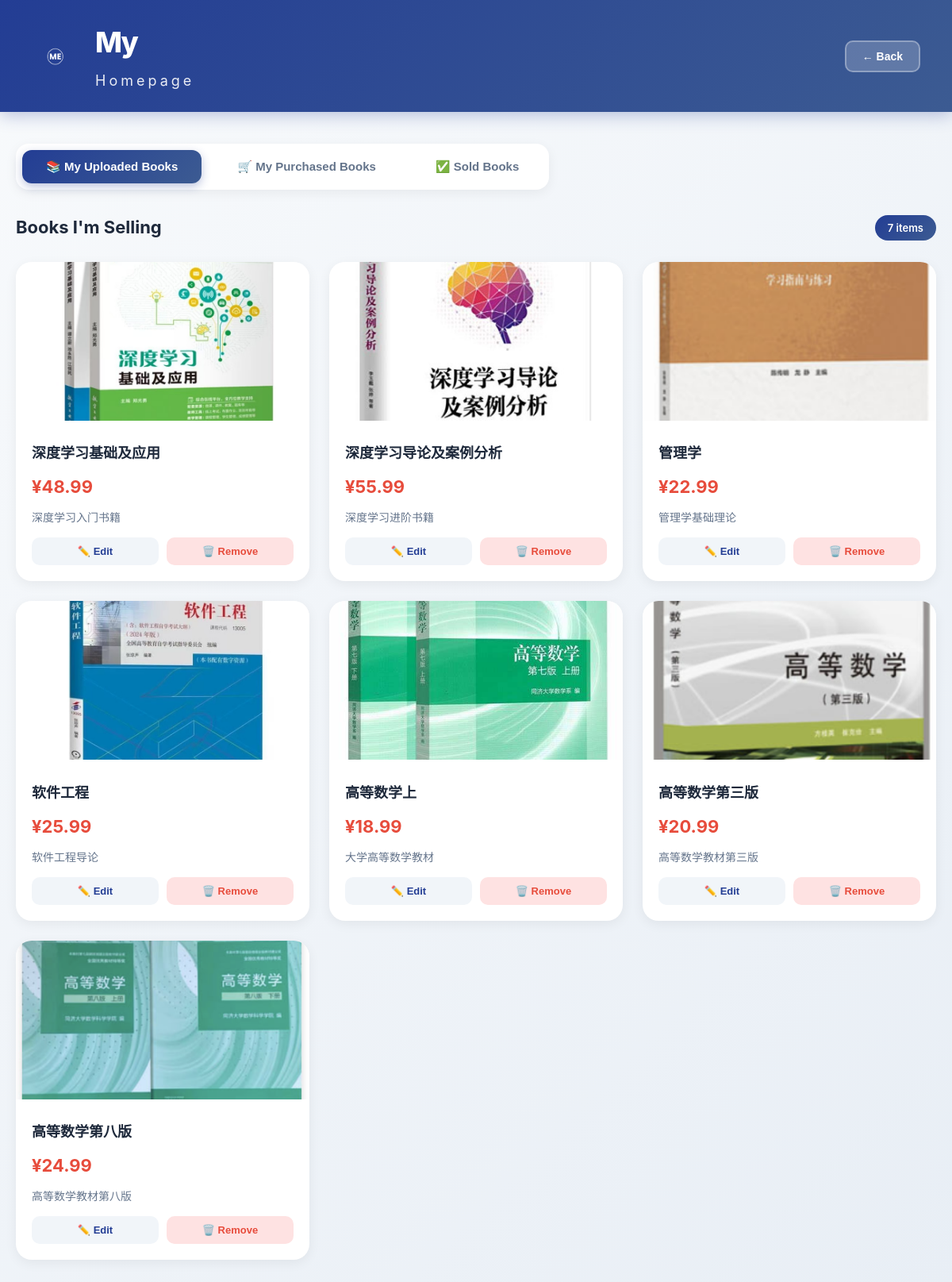
Page /homepage (signed in) on the committed database.
### app.py (models this page shows)
class Product(db.Model):
    __tablename__ = 'products'
    id = db.Column(db.Integer, primary_key=True)
    name = db.Column(db.String(80), nullable=False)
    price = db.Column(db.Float, nullable=False)
    description = db.Column(db.String(200), nullable=False)
    degree_of_wear = db.Column(db.String(80), nullable=False)
    image = db.Column(db.String(200), nullable=False)  # 存储文件路径
    created_at = db.Column(db.DateTime, default=db.func.current_timestamp())
    seller_contact = db.Column(db.String(200))  # 卖家联系方式
    is_sold = db.Column(db.Boolean, default=False)  # 是否已售出
    buyer_id = db.Column(db.Integer)  # 购买者ID
    user_id = db.Column(db.Integer)  # 上传者ID

### app.py (the view)
@app.route('/homepage')
def homepage():
    user_id = session.get('user_id')
    if not user_id:
        return redirect(url_for('login'))
    uploaded_products = Product.query.filter_by(user_id=user_id).all()
    sold_products = Product.query.filter_by(user_id=user_id, is_sold=True).all()
    orders = Order.query.filter_by(user_id=user_id).all()
    return render_template('homepage.html', uploaded_products=uploaded_products, sold_products=sold_products, orders=orders)

### templates/homepage.html (shortened to what this page needs)
<!DOCTYPE html>
<html lang="zh-CN">
<head>
    <link rel="stylesheet" href="{{ url_for('static', filename='css/homepage.css') }}">
</head>
<body>
    <header>
        <div class="header-content">
            <div class="logo-section">
                <img src="{{ url_for('static', filename='images/white-MElogo.png') }}" alt="Logo" class="logo">
                <div class="title-group">
                    <h1>My</h1>
                    <h2>Homepage</h2>
                </div>
            </div>
            <button class="back-btn" onclick="goBack()">← Back</button>
        </div>
    </header>
    <div class="main-container">
        <div class="tabs">
            <button class="tab-btn active" onclick="switchTab('uploaded')">📚 My Uploaded Books</button>
            <button class="tab-btn" onclick="switchTab('purchased')">🛒 My Purchased Books</button>
            <button class="tab-btn" onclick="switchTab('sold')">✅ Sold Books</button>
        </div>
        <div id="uploaded-tab" class="tab-content active">
            <div class="section-header">
                <h3>Books I'm Selling</h3>
                <span class="count">{{ uploaded_products|length }} items</span>
            </div>
            {% if uploaded_products %}
            <div class="products-grid">
                {% for product in uploaded_products %}
                <div class="product-card">
                    <div class="product-image">
                        {% if product.image %}
                        {% set img_path = (product.image | replace('\\', '/')) %}
                        {% set static_rel = img_path.replace('static/', '') %}
                        <img src="{{ url_for('static', filename=static_rel) }}" alt="Book Cover">
                        {% else %}
                        <img src="{{ url_for('static', filename='images/book1.png') }}" alt="Book Cover">
                        {% endif %}
                    </div>
                    <div class="product-info">
                        <h4>{{ product.name }}</h4>
                        <p class="price">¥{{ "%.2f"|format(product.price or 0.0) }}</p>
                        <p class="desc">{{ product.description or '' }}</p>
                        <div class="actions">
                            <button class="edit-btn" onclick="editProduct({{ product.id }})">✏️ Edit</button>
                            <button class="delete-btn" onclick="deleteProduct({{ product.id }})">🗑️ Remove</button>
                        </div>
                    </div>
                </div>
                {% endfor %}
            </div>
            {% else %}
            <div class="empty-state">
                <div class="empty-icon">📭</div>
                <p>No books uploaded yet</p>
                <a href="{{ url_for('upload') }}" class="upload-link">Upload your first book</a>
            </div>
            {% endif %}
        </div>
    </div>
</body>
</html>

### static/css/homepage.css (style rules this page uses)
body { font-family: 'Inter', -apple-system, BlinkMacSystemFont, 'Segoe UI', Roboto, sans-serif; margin: 0; padding: 0; min-height: 100vh; background: linear-gradient(135deg, #f8fafc 0%, #e8eef5 100%); }
header { background: linear-gradient(135deg, #233D94 0%, #3C5B92 100%); color: white; padding: 25px 40px; box-shadow: 0 4px 20px rgba(35, 61, 148, 0.3); }
.header-content { display: flex; justify-content: space-between; align-items: center; max-width: 1400px; margin: 0 auto; }
.logo-section { display: flex; align-items: center; gap: 20px; }
.logo { width: 60px; height: auto; }
.title-group h1 { font-size: 36px; font-weight: 800; margin: 0; letter-spacing: -2px; }
.title-group h2 { font-size: 18px; font-weight: 400; margin: 5px 0 0 0; opacity: 0.9; letter-spacing: 4px; }
.back-btn { padding: 10px 20px; background: rgba(255, 255, 255, 0.2); color: white; border: 2px solid rgba(255, 255, 255, 0.3); border-radius: 10px; font-size: 14px; font-weight: 600; cursor: pointer; transition: all 0.3s ease; }
.main-container { max-width: 1400px; margin: 40px auto; padding: 0 20px; }
.tabs { display: flex; gap: 15px; margin-bottom: 30px; background: white; padding: 8px; border-radius: 16px; box-shadow: 0 4px 15px rgba(0, 0, 0, 0.06); width: fit-content; }
.tab-btn { padding: 12px 30px; background: transparent; border: none; border-radius: 12px; font-size: 15px; font-weight: 600; cursor: pointer; transition: all 0.3s ease; color: #64748b; }
.tab-btn.active { background: linear-gradient(135deg, #233D94 0%, #3C5B92 100%); color: white; box-shadow: 0 4px 12px rgba(35, 61, 148, 0.3); }
.tab-content { display: none; }
.tab-content.active { display: block; }
.section-header { display: flex; justify-content: space-between; align-items: center; margin-bottom: 25px; }
.section-header h3 { font-size: 22px; font-weight: 700; color: #1e293b; margin: 0; }
.count { padding: 6px 16px; background: linear-gradient(135deg, #233D94 0%, #3C5B92 100%); color: white; border-radius: 20px; font-size: 13px; font-weight: 600; }
.products-grid { display: grid; grid-template-columns: repeat(auto-fill, minmax(300px, 1fr)); gap: 25px; }
.product-card { background: white; border-radius: 20px; box-shadow: 0 4px 15px rgba(0, 0, 0, 0.06); overflow: hidden; transition: all 0.3s ease; }
.product-image { position: relative; }
.product-image img { width: 100%; height: 200px; object-fit: cover; }
.product-info { padding: 20px; }
.product-info h4 { font-size: 18px; font-weight: 700; color: #1e293b; margin: 0 0 10px 0; }
.product-info .price { font-size: 22px; font-weight: 700; color: #e74c3c; margin: 0 0 10px 0; }
.product-info .desc { font-size: 14px; color: #64748b; line-height: 1.5; margin: 0 0 15px 0; display: -webkit-box; -webkit-line-clamp: 2; -webkit-box-orient: vertical; overflow: hidden; }
.product-info .actions { display: flex; gap: 10px; }
.edit-btn, .delete-btn { flex: 1; padding: 10px; border: none; border-radius: 10px; font-size: 13px; font-weight: 600; cursor: pointer; transition: all 0.3s ease; }
.edit-btn { background: #f1f5f9; color: #233D94; }
.delete-btn { background: #fee2e2; color: #e74c3c; }

### static/css/theme.css (style rules this page uses)
:root { --primary-color: #233D94; --primary-light: #3C5B92; --primary-dark: #1a2e7b; --secondary-color: #3498db; --accent-color: #2ecc71; --danger-color: #e74c3c; --warning-color: #f39c12; --success-color: #27ae60; --text-primary: #2c3e50; --text-secondary: #7f8c8d; --text-light: #95a5a6; --bg-primary: #ffffff; --bg-secondary: #f5f7fa; --bg-dark: #1a252f; --border-color: #ecf0f1; --shadow-sm: 0 2px 8px rgba(0, 0, 0, 0.08); --shadow-md: 0 4px 16px rgba(0, 0, 0, 0.1); --shadow-lg: 0 8px 32px rgba(0, 0, 0, 0.12); --radius-sm: 8px; --radius-md: 12px; --radius-lg: 20px; --transition-fast: 0.15s ease; --transition-normal: 0.3s ease; --transition-slow: 0.5s ease; }
* { margin: 0; padding: 0; box-sizing: border-box; }
html { scroll-behavior: smooth; }
body { font-family: 'Inter', -apple-system, BlinkMacSystemFont, 'Segoe UI', Roboto, Oxygen, Ubuntu, Cantarell, sans-serif; font-size: 16px; line-height: 1.6; color: var(--text-primary); background-color: var(--bg-secondary); -webkit-font-smoothing: antialiased; -moz-osx-font-smoothing: grayscale; }

### rows in the picture
Product: image (picture), name "深度学习基础及应用", price "48.99", description "深度学习入门书籍"
Product: image (picture), name "深度学习导论及案例分析", price "55.99", description "深度学习进阶书籍"
Product: image (picture), name "管理学", price "22.99", description "管理学基础理论"
Product: image (picture), name "软件工程", price "25.99", description "软件工程导论"
Product: image (picture), name "高等数学上", price "18.99", description "大学高等数学教材"
Product: image (picture), name "高等数学第三版", price "20.99", description "高等数学教材第三版"
Product: image (picture), name "高等数学第八版", price "24.99", description "高等数学教材第八版"

### other values in the picture
{{ uploaded_products|length }} "7"
